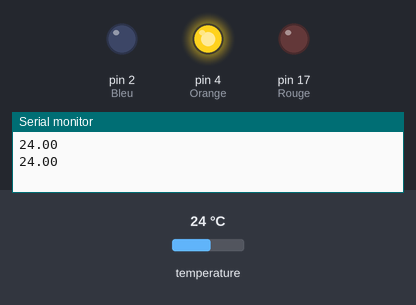
Simulated run of this sketch. Board: Arduino Uno, built with avr-gcc and run on an emulated ATmega328P. On the bench: output pins drawn as LEDs (lit = HIGH), the last lines printed to the serial monitor. The test bench sets the inputs (shaded band); at power-on: temperature 24 °C.

Above: at 2.3 s.
2.4 s: temperature set to 22.6 °C
At 4.0 s:
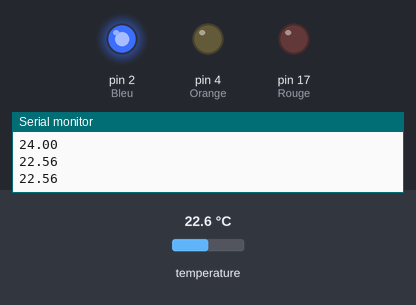
4.5 s: temperature set to 28 °C
At 5.0 s:
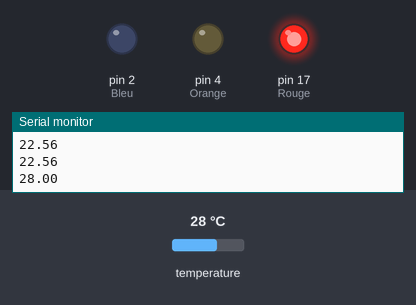
6.1 s: temperature set to 25.6 °C
7.6 s: temperature set to 24.5 °C
At 8.2 s:
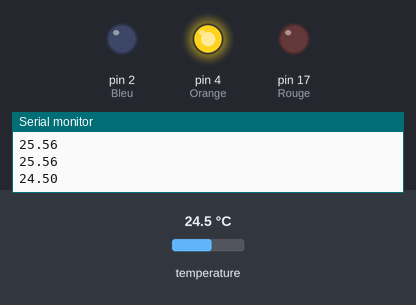
9.1 s: temperature set to 12 °C
At 10.4 s:
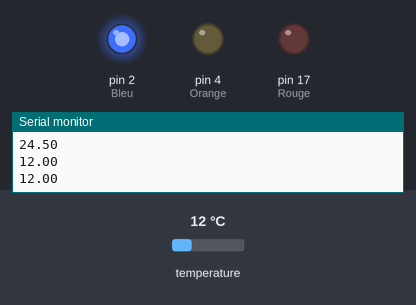
Timing chart, 0 to 11.6 s (numbered marks = the images above; inputs shaded):
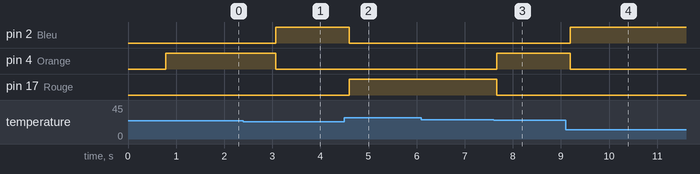

Measured:
- the behaviour switches between 23 and 22.9 °C on temperature (found by bisection; images 0 and 1)
- the behaviour switches between 25.1 and 25 °C on temperature (found by bisection; images 2 and 3)
- after the input at 2.4 s, pin 2 (Bleu): LOW → HIGH after 0.67 s; pin 4 (Orange): HIGH → LOW after 0.67 s
- after the input at 4.5 s, pin 2 (Bleu): HIGH → LOW after 0.10 s; pin 17 (Rouge): LOW → HIGH after 0.10 s
- after the input at 7.6 s, pin 4 (Orange): LOW → HIGH after 0.06 s; pin 17 (Rouge): HIGH → LOW after 0.06 s
- after the input at 9.1 s, pin 2 (Bleu): LOW → HIGH after 0.09 s; pin 4 (Orange): HIGH → LOW after 0.09 s

The sketch:

DS18B20.ino
```cpp
#include <DallasTemperature.h>
#include <OneWire.h>

#define ONE_WIRE_BUS 25

int Bleu = 2;
int Orange = 4;
int Rouge = 17;

OneWire oneWire(ONE_WIRE_BUS);
DallasTemperature sensors(&oneWire);

void setup(){
pinMode(Bleu,OUTPUT);
pinMode(Orange,OUTPUT);
pinMode(Rouge,OUTPUT);
Serial.begin(9600);
sensors.begin();
}

void loop(){
sensors.requestTemperatures();
float Temp = sensors.getTempCByIndex(0);
Serial.println(Temp);

if(Temp<23){
  digitalWrite(Bleu,HIGH);
  digitalWrite(Orange,LOW);
  digitalWrite(Rouge,LOW);
}
else if(Temp>=23 && Temp<=25){
  digitalWrite(Bleu,LOW);
  digitalWrite(Orange,HIGH);
  digitalWrite(Rouge,LOW);

}
else if(Temp>=25){
  digitalWrite(Bleu,LOW);
  digitalWrite(Orange,LOW);
  digitalWrite(Rouge,HIGH);
}
}
```
